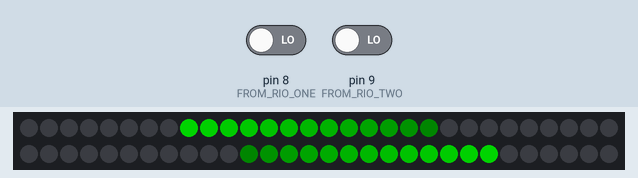
The sketch below on a simulated Arduino Uno, built with avr-gcc and run on an emulated ATmega328P. On the bench: 60 RGB LEDs in strip order, left to right, continuing on the next row. The test bench sets the inputs (shaded band); at power-on: pin 8 (FROM_RIO_ONE) LOW, pin 9 (FROM_RIO_TWO) LOW. Dim RGB values are drawn brighter than linear.

Above: at 2.57 s.
2.6 s: pin 8 (FROM_RIO_ONE) driven HIGH
At 3.1 s:
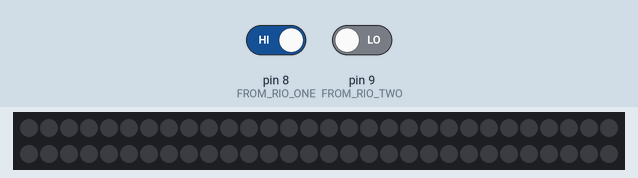
5.3 s: pin 9 (FROM_RIO_TWO) driven HIGH
At 5.47 s:
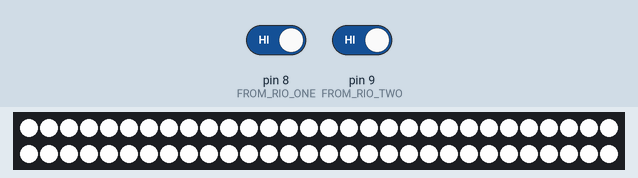
8.3 s: pin 8 (FROM_RIO_ONE) driven LOW
At 9.43 s:
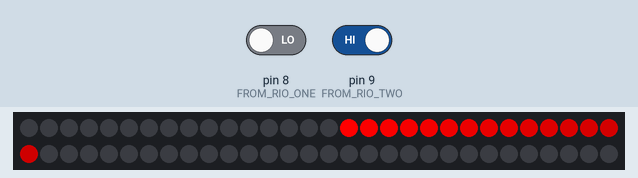
11.3 s: pin 9 (FROM_RIO_TWO) driven LOW
At 11.64 s:
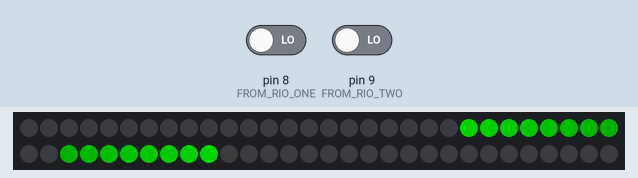
12.9 s: pin 8 (FROM_RIO_ONE) driven HIGH
At 13.72 s:
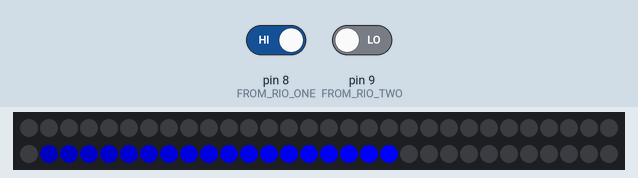
Timing chart, 0 to 15.7 s (numbered marks = the images above; inputs shaded):
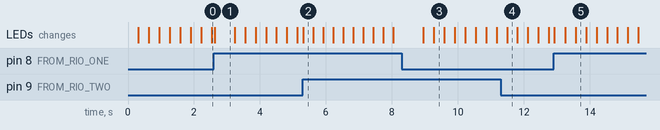

The sketch:

ShooterLEDs.ino
```cpp
#include <FastLED.h>

#define NUM_LEDS 60
#define LED_PIN 5
#define FROM_RIO_ONE 8
#define FROM_RIO_TWO 9
#define CENTER_OFFSET 1

CRGB leds[NUM_LEDS];
int gradient_hues[NUM_LEDS];

int turnLeftIndex = NUM_LEDS / 2 - 1 + CENTER_OFFSET;   // Moving from 29 -> 0
int turnRightIndex = NUM_LEDS / 2 + CENTER_OFFSET;  // Moving from 30 -> 59
int turnFadeStep = 10;
int wholeFadeStep = turnFadeStep;
int currentColor = 0;       // 0 - Red, 1 - White, 2 - Blue

boolean isLeftAndRight = false;
int currentState = 0;
int previousState = 0;

void setup() {
//  Serial.begin(9800);

  FastLED.addLeds<WS2812B, LED_PIN, GRB> (leds, NUM_LEDS);
  pinMode(FROM_RIO_ONE, INPUT);
  pinMode(FROM_RIO_TWO, INPUT);

  initGradient();
}

void loop() {
  if(digitalRead(FROM_RIO_ONE) && digitalRead(FROM_RIO_TWO)) {
//    showLeftAndRight();
//    turnLeftIndex = NUM_LEDS / 2 - 1 + CENTER_OFFSET;
    isLeftAndRight = false;
    currentState = 0;
    if(currentState != previousState) {
      blackout();
    }
    previousState = currentState;
    flashWhite();
  } else if(digitalRead(FROM_RIO_ONE)) {
    currentState = 1;
    if(currentState != previousState) {
      blackout();
    }
    previousState = currentState;
    showTurnLeft();
//    turnRightIndex = NUM_LEDS / 2 + CENTER_OFFSET;
    isLeftAndRight = false;
  } else if(digitalRead(FROM_RIO_TWO)) {
    isLeftAndRight = false;
    currentState = 2;
    if(currentState != previousState) {
      blackout();
    }
    previousState = currentState;
    showTurnRight();
  } else {
    currentState = 3;
    if(currentState != previousState) {
      blackout();
    }
    previousState = currentState;
//    flashWhite();
//    showGradient();
//    showFoundTarget();
//    showTurnLeft();
//    showTurnRight();
    showLeftAndRight();
  }
}

void initGradient() {
  for(int i = 0; i < NUM_LEDS; i++) {
    gradient_hues[i] = map(i, 0, NUM_LEDS, 0, 255);
    leds[i] = CHSV(gradient_hues[i], 255, 255);
    delay(20);
    FastLED.show();
  }
}

void showGradient() {
  for(int i = 0; i < NUM_LEDS; i++) {
    gradient_hues[i] = gradient_hues[i] + 1;
    if(gradient_hues[i] > 255) {
      gradient_hues[i] = 0;
    }
    leds[i] = CHSV(gradient_hues[i], 255, 255);
  }
  FastLED.show();
}

void showTurnRight() {
  for(int i = NUM_LEDS / 2 + CENTER_OFFSET; i < NUM_LEDS; i++) {
    leds[i] = CRGB::Black;
  }
  turnRightIndex = turnRightIndex - 1;
  if(turnRightIndex < 0) {
    turnRightIndex = NUM_LEDS / 2 - 1 + CENTER_OFFSET;
  }
  for(int i = 0; i < NUM_LEDS / 2 + CENTER_OFFSET; i++) {
    if(i == turnRightIndex) {
      leds[i] = CRGB::Red;
    } else {
      leds[i].r = max(0, leds[i].r - turnFadeStep);
    }
//    delay(1);
  }
  delay(20);
  FastLED.show();
}

void showTurnLeft() {
  for(int i = 0; i < NUM_LEDS / 2 + CENTER_OFFSET; i++) {
    leds[i] = CRGB::Black;
  }
  turnLeftIndex = turnLeftIndex + 1;
  if(turnLeftIndex >= NUM_LEDS) {
    turnLeftIndex = NUM_LEDS / 2 + CENTER_OFFSET;
  }
  for(int i = NUM_LEDS / 2 + CENTER_OFFSET; i < NUM_LEDS; i++) {
    if(i == turnLeftIndex) {
      leds[i] = CRGB::Blue;
    } else {
      leds[i].b = max(0, leds[i].b - turnFadeStep);
    }
//    delay(1);
  }
  delay(20);
  FastLED.show();
}

void showFoundTarget() {
  for(int i = 0; i < NUM_LEDS; i++) {
    leds[i] = CRGB::Green;
  }
  FastLED.show();
}

void flashWhite() {
  for(int i = 0; i < NUM_LEDS; i++) {
//    if(currentColor == 0) {
//      leds[i] = CRGB(255, 0, 0);
//    } else if(currentColor == 1) {
//      leds[i] = CRGB(255, 255, 255);
//    } else if(currentColor == 2) {
//      leds[i] = CRGB(0, 0, 255);
//    }
    if(currentColor == 0) {
      leds[i] = CRGB::White;
    } else {
      leds[i] = CRGB::Black;
    }
  }
  currentColor = (currentColor + 1) % 2;
//  Serial.println(currentColor);
  FastLED.show();
  delay(300);
}

void showLeftAndRight() {
  if(!isLeftAndRight) {
    turnLeftIndex = NUM_LEDS / 2 - 1 + CENTER_OFFSET;
    turnRightIndex = NUM_LEDS / 2 + CENTER_OFFSET;
    isLeftAndRight = true;
  }
  turnLeftIndex = turnLeftIndex - 1;
  if(turnLeftIndex < 0) {
    turnLeftIndex = NUM_LEDS / 2 - 1;
  }
  for(int i = 0; i < NUM_LEDS / 2; i++) {
    if(i == turnLeftIndex) {
      leds[i] = CRGB::Green;
    } else {
      leds[i].g = max(0, leds[i].g - wholeFadeStep);
    }
//    delay(1);
  }

  turnRightIndex = turnRightIndex + 1;
  if(turnRightIndex >= NUM_LEDS) {
    turnRightIndex = NUM_LEDS / 2;
  }
  for(int i = NUM_LEDS / 2; i < NUM_LEDS; i++) {
    if(i == turnRightIndex) {
      leds[i] = CRGB::Green;
    } else {
      leds[i].g = max(0, leds[i].g - wholeFadeStep);
    }
//    delay(1);
  }
  delay(20);
  FastLED.show();
}

void blackout() {
  for(int i = 0; i < NUM_LEDS; i++) {
    leds[i] = CRGB::Black;
  }
  FastLED.show();
}
```

Measured:
- after the input at 2.6 s, the LEDs: change at once (image 1)
- after the input at 5.3 s, the LEDs: change at once (image 2)
- after the input at 8.3 s, the LEDs: first change after 0.66 s (image 3 shows a later state)
- after the input at 11.3 s, the LEDs: change after 0.19 s (image 4)
- after the input at 12.9 s, the LEDs: first change at once (image 5 shows a later state)
